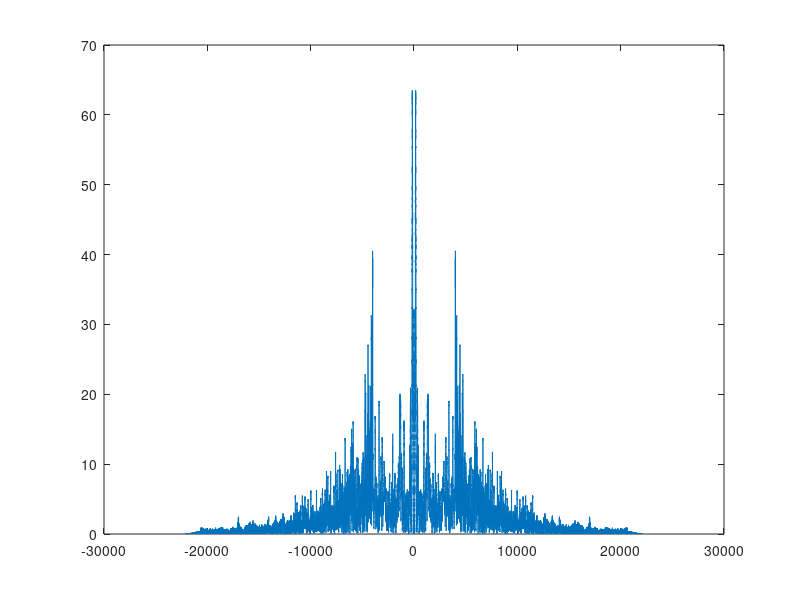
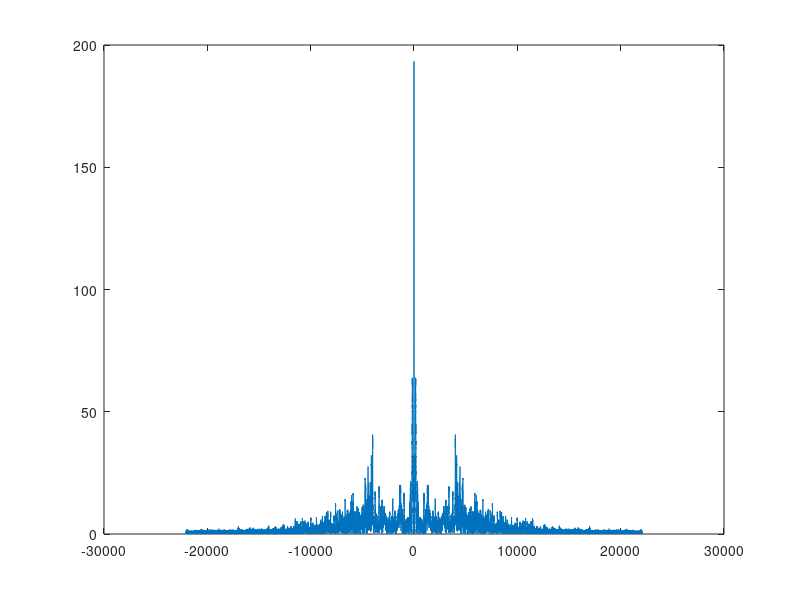
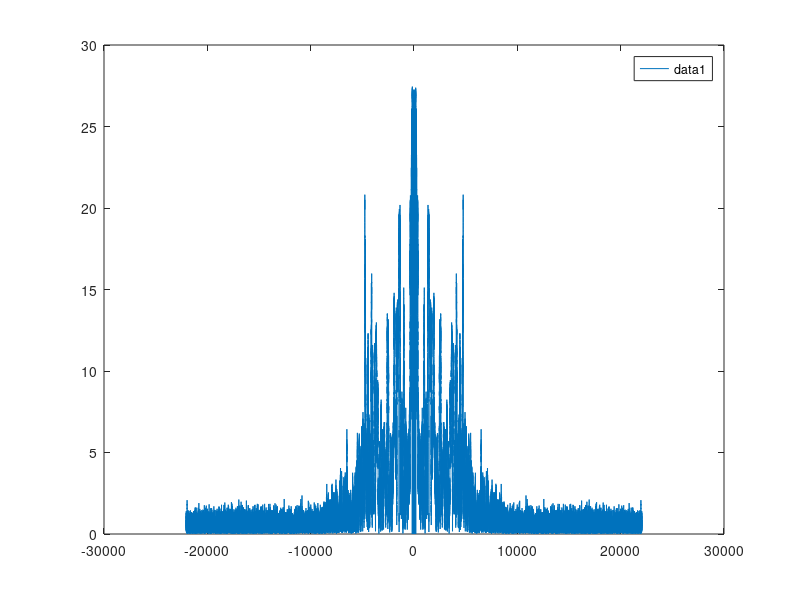

These figures' MATLAB source, in order:
close all; clear; clc

load trial3_data.mat
bad = bad(:,1);
best = best(:,1);
worst = worst(:,1);
background = background(:,1);

t = linspace(0,length(bad)/fs,length(bad));

%% Plot sound waves 

% (commented for now)
%{
figure(); plot(t,bad)
title('Low Tension Pluck Time Domain')
figure(); plot(t,worst)
title('Very Low Tension Pluck Time Domain')
figure(); plot(t,best)
title('High Tension Pluck Time Domain') 
%}

%% FFTs
fft_bad = fft(bad);
fft_worst = fft(worst);
fft_best = fft(best);

N = length(best);
F = linspace(-pi, pi-2/N*pi, N) + pi/N*mod(N,2);
    F = (F*fs)/(2*pi);

%plot(F,fftshift(abs(fft_bad)))
%figure();plot(F,fftshift(abs(fft_best)))
figure();plot(F,fftshift(abs(fft_worst)))

%% Filter Stage 1
% First filter: remove fft of background noise recording from pluck ffts

filter1 = 10*fft(abs(background));

fft_bad = fft_bad - filter1;
fft_worst = fft_worst - filter1;
fft_best = fft_best - filter1;

figure()
%plot(F,fftshift(abs(fft_bad)));
%figure();plot(F,fftshift(abs(fft_best)))
figure();plot(F,fftshift(abs(fft_worst)))

%% Fiter Stage 2
% Second filter: Bandpass filter to elimate large spikes around center of
% DFT

[~, cutoffs_best] = sort(abs(fft_best),'descend');
fft_best(cutoffs_best(1:500)) = 0;
figure()
plot(F,fftshift(abs(fft_best))); legend()
